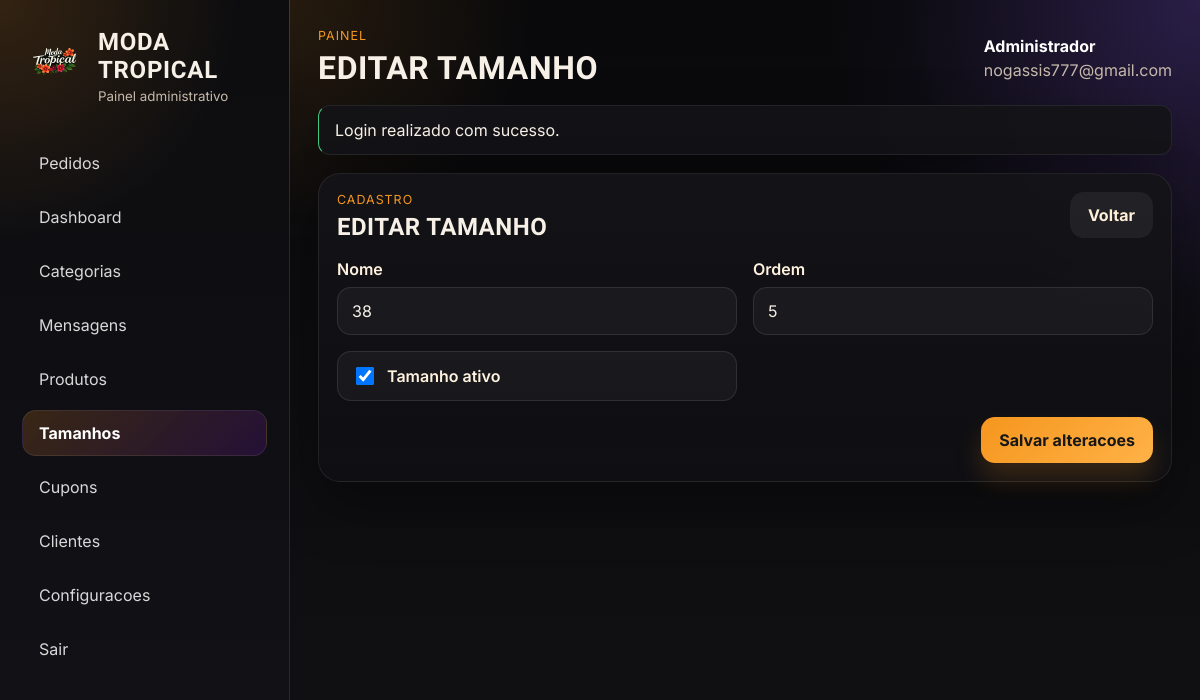
The page /admin/tamanho_form.php?id=7 (signed in) on the database its author committed.
### tables this page shows
CREATE TABLE `configuracoes` (
  `id` int(10) unsigned NOT NULL AUTO_INCREMENT,
  `nome_estabelecimento` varchar(160) NOT NULL,
  `descricao_loja` text DEFAULT NULL,
  `logo` varchar(255) DEFAULT NULL,
  `telefone_whatsapp` varchar(30) DEFAULT NULL,
  `endereco` varchar(255) DEFAULT NULL,
  `horario_funcionamento` varchar(255) DEFAULT NULL,
  `cor_primaria` varchar(20) NOT NULL DEFAULT '#4d137a',
  `cor_secundaria` varchar(20) NOT NULL DEFAULT '#7f56d9',
  `criado_em` timestamp NOT NULL DEFAULT current_timestamp(),
  PRIMARY KEY (`id`)
);

CREATE TABLE `sabores` (
  `id` int(10) unsigned NOT NULL AUTO_INCREMENT,
  `nome` varchar(120) NOT NULL,
  `slug` varchar(140) NOT NULL,
  `ordem` int(11) NOT NULL DEFAULT 0,
  `ativo` tinyint(1) NOT NULL DEFAULT 1,
  `criado_em` timestamp NOT NULL DEFAULT current_timestamp(),
  PRIMARY KEY (`id`),
  UNIQUE KEY `slug` (`slug`)
);

### admin/tamanho_form.php (called while the page is built, shortened)
<?php
require __DIR__ . '/sabor_form.php';

### includes/functions.php (called while the page is built, shortened)
<?php
function app_url(string $path = ''): string
{
    $baseUrl = rtrim(APP_URL, '/');
    return ($baseUrl !== '' ? $baseUrl : '') . '/' . ltrim($path, '/');
}
function asset_url(string $path): string
{
    $normalizedPath = ltrim($path, '/');
    $absolutePath = BASE_PATH . '/' . str_replace('/', DIRECTORY_SEPARATOR, $normalizedPath);
    $url = app_url($normalizedPath);
    $version = filemtime($absolutePath);
    return $url . '?v=' . rawurlencode((string) $version);
}
function table_exists(string $table): bool
{
    $statement = db()->prepare(
        'SELECT 1
         FROM information_schema.tables
         WHERE table_schema = DATABASE()
           AND table_name = :table
         LIMIT 1'
    );
    $statement->execute(['table' => $table]);
    return (bool) $statement->fetchColumn();
}
function flavor_tables_available(): bool
{
    $available = table_exists('sabores') && table_exists('produto_sabores');
    return $available;
}
function e(?string $value): string
{
    return htmlspecialchars((string) $value, ENT_QUOTES, 'UTF-8');
}
function pull_flashes(): array
{
    $messages = $_SESSION['flash_messages'] ?? [];
    return $messages;
}
function posted_value(string $key, mixed $default = ''): mixed
{
    return $_POST[$key] ?? $default;
}
function checked(mixed $value, mixed $expected = 1): string
{
    return (string) $value === (string) $expected ? 'checked' : '';
}
function find_flavor(int $id): ?array
{
    if (!flavor_tables_available()) {
        return null;
    }
    $statement = db()->prepare('SELECT * FROM sabores WHERE id = :id LIMIT 1');
    $statement->execute(['id' => $id]);
    $flavor = $statement->fetch();
    return $flavor ?: null;
}
function fetch_store_settings(): array
{
    $statement = db()->query('SELECT * FROM configuracoes ORDER BY id ASC LIMIT 1');
    $settings = $statement->fetch() ?: [
        'nome_estabelecimento' => 'Sua Loja',
        'descricao_loja' => 'Atualize as configuracoes da loja no painel administrativo.',
        'logo' => '',
        'telefone_whatsapp' => '',
        'endereco' => '',
        'horario_funcionamento' => '',
        'cor_primaria' => '#D97A6C',
        'cor_secundaria' => '#97B39B',
    ];
    return $settings;
}
function admin_nav_active(string $currentPage, string $expectedPage): string
{
    return $currentPage === $expectedPage ? 'is-active' : '';
}

### config/database.php (called while the page is built, shortened)
<?php
function db(): PDO
{
    static $pdo = null;
    if ($pdo instanceof PDO) {
        return $pdo;
    }
    $dsn = sprintf(
        'mysql:host=%s;port=%s;dbname=%s;charset=%s',
        DB_HOST,
        DB_PORT,
        DB_NAME,
        DB_CHARSET
    );
    $options = [
        PDO::ATTR_ERRMODE => PDO::ERRMODE_EXCEPTION,
        PDO::ATTR_DEFAULT_FETCH_MODE => PDO::FETCH_ASSOC,
        PDO::ATTR_EMULATE_PREPARES => false,
    ];
    try {
        $pdo = new PDO($dsn, DB_USER, DB_PASS, $options);
    } catch (PDOException $exception) {
        http_response_code(500);
        exit('Falha ao conectar ao banco de dados. Verifique o arquivo config/database.php e a importacao do SQL.');
    }
    return $pdo;
}

### includes/auth.php (called while the page is built, shortened)
<?php
function is_admin_logged_in(): bool
{
    return !empty($_SESSION['admin_id']);
}
function current_admin(): ?array
{
    static $admin = null;
    if ($admin !== null) {
        return $admin;
    }
    $statement = db()->prepare('SELECT id, nome, email, criado_em FROM admins WHERE id = :id LIMIT 1');
    $statement->execute(['id' => (int) $_SESSION['admin_id']]);
    $admin = $statement->fetch() ?: null;
    return $admin;
}
function require_admin_auth(): void
{
    if (current_admin() === null) {
        logout_admin();
        set_flash('error', 'Faca login para acessar o painel.');
        redirect('admin/login.php');
    }
}

### admin/sabor_form.php (the view, shortened to what this page needs)
<?php
require_admin_auth();
$flavorId = isset($_GET['id']) ? (int) $_GET['id'] : null;
$editing = $flavorId !== null && $flavorId > 0;
$flavor = $editing ? find_flavor($flavorId) : null;
$currentAdminPage = 'sabores';
$pageTitle = $editing ? 'Editar Tamanho' : 'Novo Tamanho';
$formData = [
    'nome' => (string) posted_value('nome', $flavor['nome'] ?? ''),
    'ordem' => (string) posted_value('ordem', $flavor['ordem'] ?? '0'),
    'ativo' => (string) posted_value('ativo', (string) ($flavor['ativo'] ?? '1')),
];
require BASE_PATH . '/includes/admin_header.php';
?>
<section class="panel-card panel-card--form">
    <div class="panel-card__header">
        <div>
            <p class="panel-card__eyebrow">cadastro</p>
            <h2><?= e($pageTitle); ?></h2>
        </div>
        <a class="button button--ghost" href="<?= e(app_url('admin/tamanhos.php')); ?>">Voltar</a>
    </div>
    <form method="post" class="admin-form">
        <div class="form-grid">
            <div class="form-row">
                <label for="nome">Nome</label>
                <input id="nome" name="nome" type="text" required value="<?= e($formData['nome']); ?>">
            </div>
            <div class="form-row">
                <label for="ordem">Ordem</label>
                <input id="ordem" name="ordem" type="number" min="0" value="<?= e($formData['ordem']); ?>">
            </div>
            <div class="form-row form-row--toggle">
                <label class="checkbox-row">
                    <input name="ativo" type="checkbox" value="1" <?= checked($formData['ativo'], 1); ?>>
                    <span>Tamanho ativo</span>
                </label>
            </div>
        </div>
        <div class="form-actions">
            <button class="button button--primary" type="submit"><?= $editing ? 'Salvar alteracoes' : 'Criar tamanho'; ?></button>
        </div>
    </form>
</section>
<?php require BASE_PATH . '/includes/admin_footer.php'; ?>

### includes/admin_header.php (shortened to what this page needs)
<?php
$storeSettings = fetch_store_settings();
$pageTitle = $pageTitle ?? 'Painel Administrativo';
$currentAdminPage = $currentAdminPage ?? '';
$admin = current_admin();
$flashes = pull_flashes();
?>
<!DOCTYPE html>
<html lang="pt-BR">
<head>
    <link rel="stylesheet" href="<?= e(asset_url('assets/css/admin.css')); ?>">
</head>
<body class="admin-body">
    <div class="admin-shell">
        <aside class="admin-sidebar" id="admin-sidebar" data-admin-sidebar>
            <div class="admin-sidebar__header">
                <a class="admin-brand admin-brand--sidebar" href="<?= e(app_url('admin/index.php')); ?>">
                    <?php if (!empty($storeSettings['logo'])): ?>
                        <span class="admin-brand__logo">
                            <img src="<?= e(app_url($storeSettings['logo'])); ?>" alt="Logo da loja">
                        </span>
                    <?php else: ?>
                        <span class="admin-brand__badge">CD</span>
                    <?php endif; ?>
                    <div>
                        <strong><?= e($storeSettings['nome_estabelecimento'] ?? 'Sua Loja'); ?></strong>
                        <small>Painel administrativo</small>
                    </div>
                </a>
            </div>
            <nav class="admin-nav">
                <a data-admin-nav-link class="<?= e(admin_nav_active($currentAdminPage, 'pedidos')); ?>" href="<?= e(app_url('admin/pedidos.php')); ?>">Pedidos</a>
                <a data-admin-nav-link class="<?= e(admin_nav_active($currentAdminPage, 'dashboard')); ?>" href="<?= e(app_url('admin/index.php')); ?>">Dashboard</a>
                <a data-admin-nav-link class="<?= e(admin_nav_active($currentAdminPage, 'categorias')); ?>" href="<?= e(app_url('admin/categorias.php')); ?>">Categorias</a>
                <a data-admin-nav-link class="<?= e(admin_nav_active($currentAdminPage, 'mensagens')); ?>" href="<?= e(app_url('admin/mensagens.php')); ?>">Mensagens</a>
                <a data-admin-nav-link class="<?= e(admin_nav_active($currentAdminPage, 'produtos')); ?>" href="<?= e(app_url('admin/produtos.php')); ?>">Produtos</a>
                <a data-admin-nav-link class="<?= e(admin_nav_active($currentAdminPage, 'sabores')); ?>" href="<?= e(app_url('admin/tamanhos.php')); ?>">Tamanhos</a>
                <a data-admin-nav-link class="<?= e(admin_nav_active($currentAdminPage, 'cupons')); ?>" href="<?= e(app_url('admin/cupons.php')); ?>">Cupons</a>
                <a data-admin-nav-link class="<?= e(admin_nav_active($currentAdminPage, 'clientes')); ?>" href="<?= e(app_url('admin/clientes.php')); ?>">Clientes</a>
                <a data-admin-nav-link class="<?= e(admin_nav_active($currentAdminPage, 'configuracoes')); ?>" href="<?= e(app_url('admin/configuracoes.php')); ?>">Configuracoes</a>
                <a data-admin-nav-link href="<?= e(app_url('admin/logout.php')); ?>">Sair</a>
            </nav>
        </aside>
        <main class="admin-main">
            <header class="admin-topbar">
                <div>
                    <p class="admin-topbar__eyebrow">Painel</p>
                    <h1><?= e($pageTitle); ?></h1>
                </div>
                <div class="admin-user">
                    <strong><?= e($admin['nome'] ?? 'Administrador'); ?></strong>
                    <span><?= e($admin['email'] ?? ''); ?></span>
                </div>
            </header>
            <?php if ($flashes): ?>
                <div class="flash-stack flash-stack--admin">
                    <?php foreach ($flashes as $flash): ?>
                        <div class="flash flash--<?= e($flash['type']); ?>"><?= e($flash['message']); ?></div>
                    <?php endforeach; ?>
                </div>
            <?php endif; ?>

### rows shown on the page
configuracoes: logo (picture), nome_estabelecimento "MODA TROPICAL"
sabores: nome "38", ordem "5"

### other values the page prints
$pageTitle "EDITAR TAMANHO"
$admin['nome'] "Administrador"
$admin['email'] "nogassis777@gmail.com"
$flash['message'] "Login realizado com sucesso."
